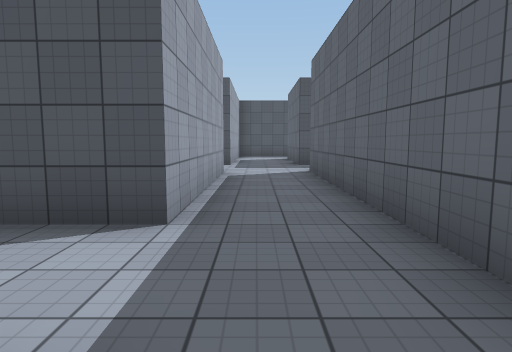
view 1 (above)

22 first-person views from a walk through a scene from a Unity 3-D project. The camera is 1.4 m above the floor, tilts 6° down and sees 75° across. The floor is counted in squares, 2 m on a side. Each view is taken from the middle of a square. On the plan, view 1 faces up. The plan holds only what a view shows up to about 10 squares ahead; the rest is blank. Surface patterns are stand-ins for the level's own textures.

view 2
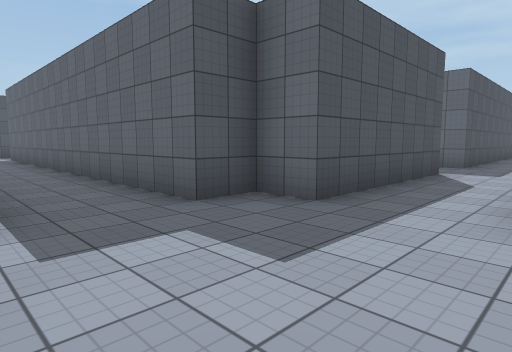

view 3
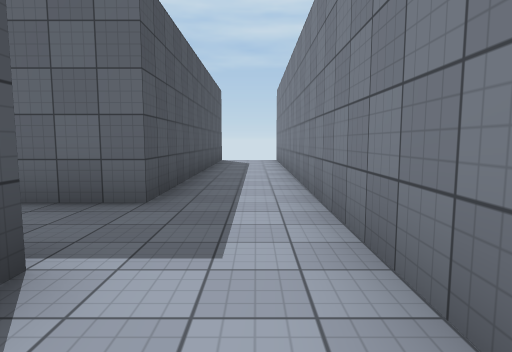

view 4
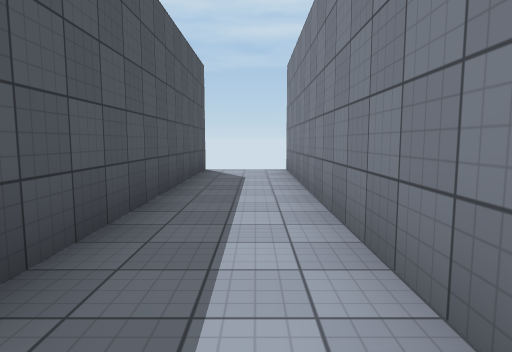

view 5
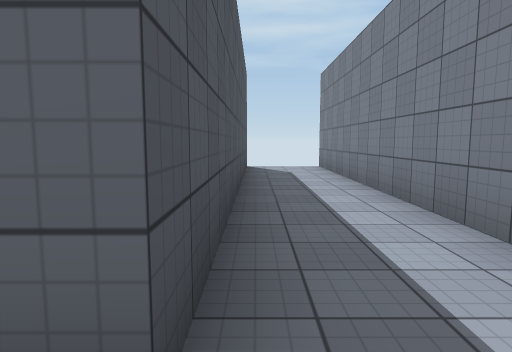

view 6
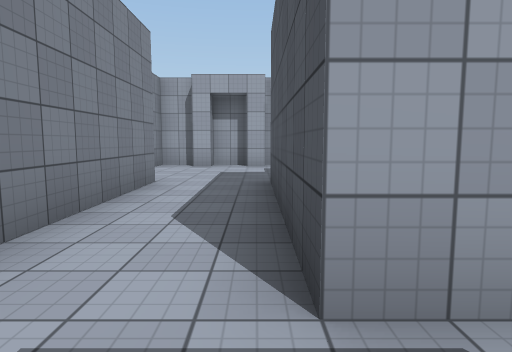

view 7
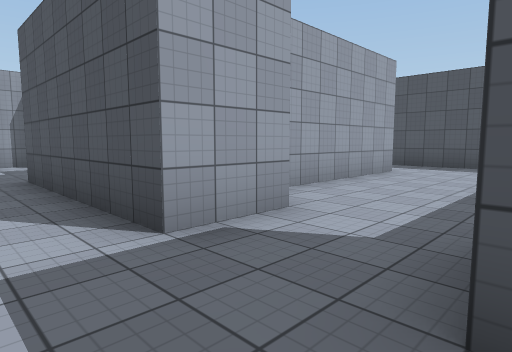

view 8
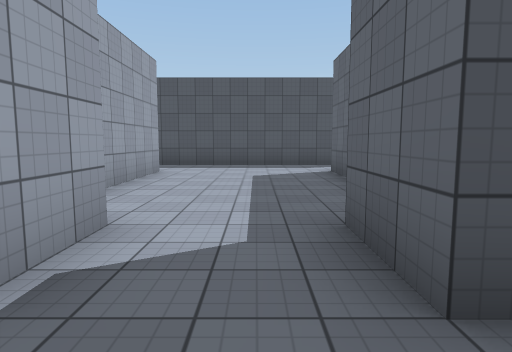

view 9
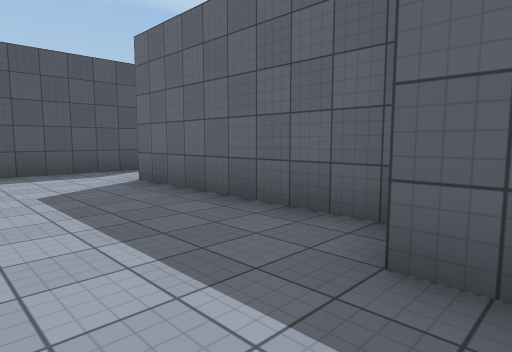

view 10
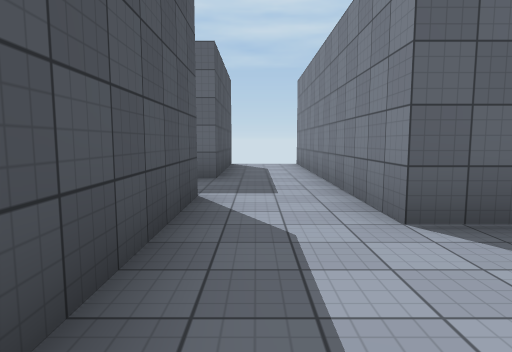

view 11
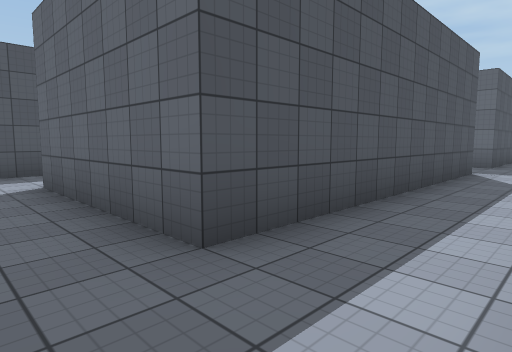

view 12
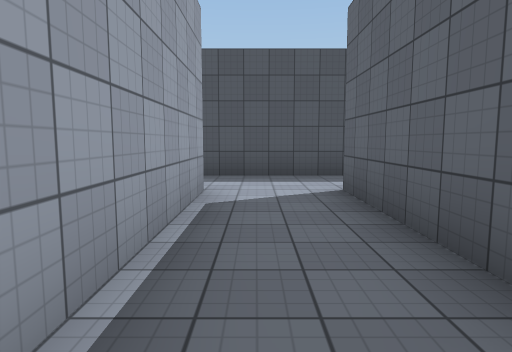

view 13
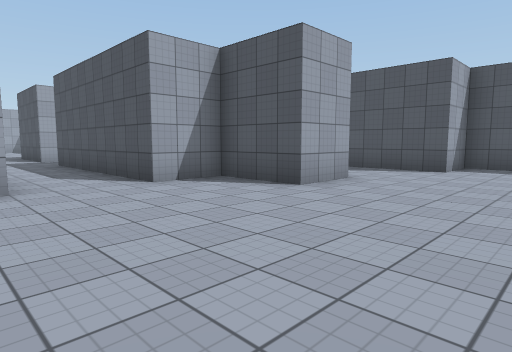

view 14
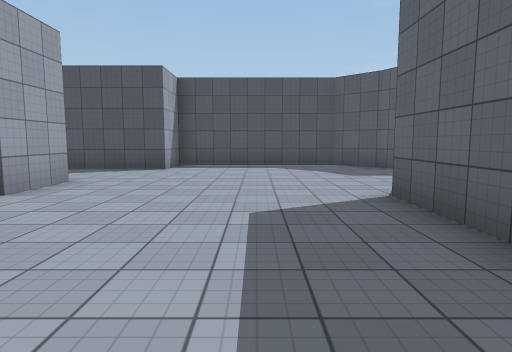

view 15
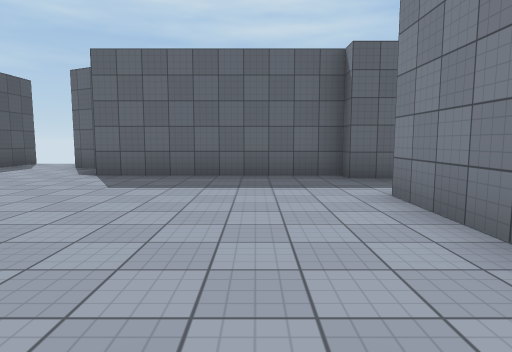

view 16
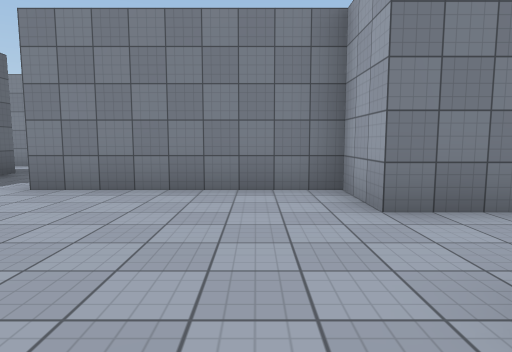

view 17
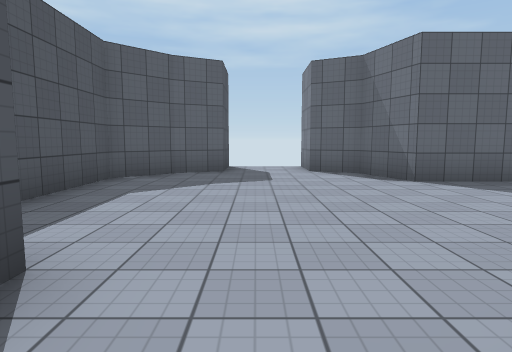

view 18
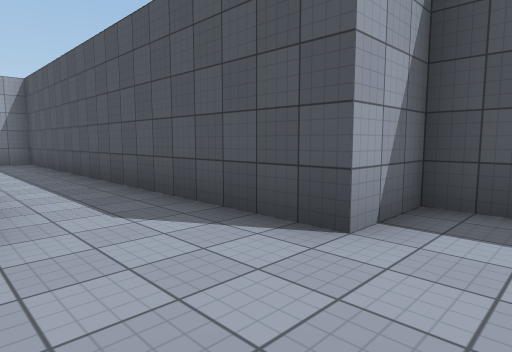

view 19
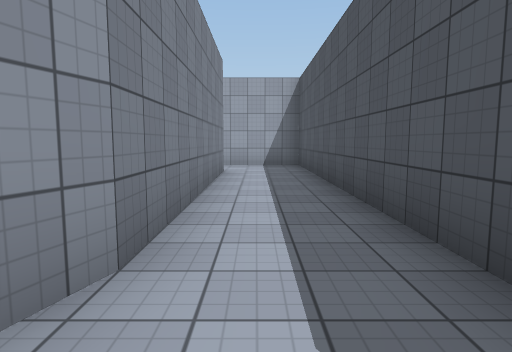

view 20
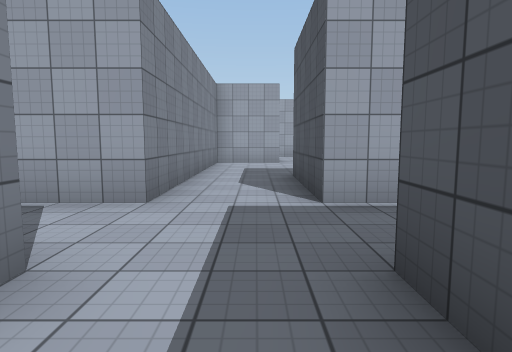

view 21
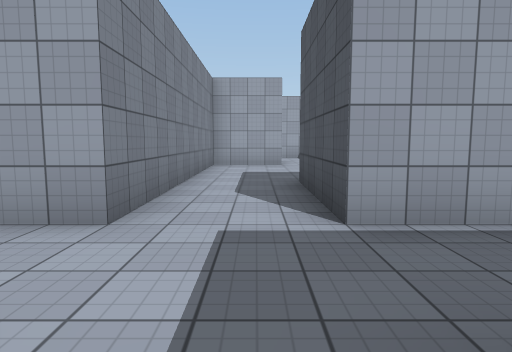

view 22
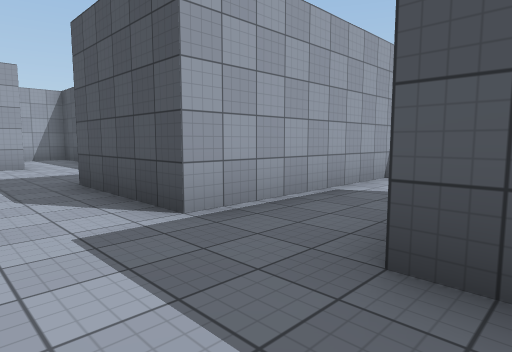

### Floor plan
Points are (right, up) in squares from view 1. A wall is a line through its corners. A room is listed if a view was taken in it or the views show most of it. See-through windows are left out.
Room 1 (views 1, 2, 3, 4, 5, 6, 7, 8, 9)
walls: (6.8, -3.1) (6.8, -4.8) (2.3, -4.8) (2.3, -3.8) (1.3, -3.8) (1.3, 0.4); (2.2, -6.8) (17.2, -6.8); (-1.2, -4.8) (-1.2, -5.2); (-1.7, -5.2) (-1.7, -6.2) (-1.2, -6.2) (-1.2, -6.8); (-1.7, -4) (-1.7, -4.8); (-1.7, -6.8) (-1.7, -7.7) (-1, -7.7); (17.2, -4.8) (8.8, -4.8) (8.8, -3.2)
ways out: opening at (7.5, -4) to room 2; opening at (0.5, 1); gap at (17, -7); gap at (17, -4)
Room 2 (view 10)
walls: (5.8, 1.9) (5.8, -2.1); (9.8, -2.9) (9.8, 1.7) (11.5, 1.7); (11.4, 3.7) (5.5, 3.7)
ways out: opening at (7.5, -4) to room 1; opening at (5, 2.5) to room 3; opening at (10.5, 2.5) to room 4
Room 3 (views 11, 12, 20)
walls: (5.4, 7.8) (6.8, 7.8); (2.3, 7.8) (2.3, 3.9); (5.5, 3.7) (4.3, 3.7) (4.3, 7.8); (6.8, 9.8) (2.4, 9.8)
ways out: opening at (5, 2.5) to room 2; opening at (5.5, 8.5) to room 4; opening at (2, 8.5) to room 5
Room 4 (views 13, 14, 15, 16, 18, 19)
walls: (8.8, 12.9) (8.8, 11.3) (6.8, 11.3) (6.8, 9.8); (6.8, 7.8) (6.8, 6.2) (11.2, 6.2); (17.1, 14.7) (15.8, 14.7) (15.2, 15.8) (14.2, 16.7) (9.8, 16.7) (9.8, 15.3); (16.8, 3.7) (13.2, 3.7) (13.2, 6.2) (13.8, 6.2) (13.8, 11.2) (15.3, 11.7) (15.7, 12.7) (17.2, 12.7); (11.5, 1.7) (17, 1.7)
ways out: opening at (10.5, 2.5) to room 2; opening at (5.5, 8.5) to room 3; opening at (8.5, 14.5) to room 5; gap at (17, 1)
Room 5 (views 17, 21, 22)
walls: (1.2, 13.3) (7.2, 13.3) (7.9, 13.1); (2.4, 9.8) (1.2, 9.8); (-7.7, 9.9) (-7.7, 7.8) (-0.7, 7.8); (9.8, 15.3) (-0.7, 15.3) (-0.7, 9.8) (-3.8, 9.8)
ways out: opening at (2, 8.5) to room 3; opening at (8.5, 14.5) to room 4; opening at (-8.5, 10.5); opening at (0.5, 7)

Where each view was taken, in squares from view 1:
view 1: 0 up, 0 right, facing up
view 2: 7 down, 1 left, facing up-right
view 3: 6 down, 5 right, facing right
view 4: 6 down, 9 right, facing right
view 5: 5 down, 8 right, facing right
view 6: 5 down, 8 right, facing left
view 7: 6 down, 9 right, facing up-left
view 8: 6 down, 8 right, facing up
view 9: 4 down, 7 right, facing up-right
view 10: 3 up, 7 right, facing right
view 11: 2 up, 3 right, facing up-right
view 12: 3 up, 3 right, facing up
view 13: 7 up, 12 right, facing up-left
view 14: 7 up, 12 right, facing up
view 15: 8 up, 7 right, facing right
view 16: 11 up, 8 right, facing down
view 17: 14 up, 8 right, facing right
view 18: 13 up, 11 right, facing up-left
view 19: 14 up, 9 right, facing left
view 20: 9 up, 3 right, facing left
view 21: 9 up, 2 right, facing left
view 22: 8 up, 2 right, facing up-left
